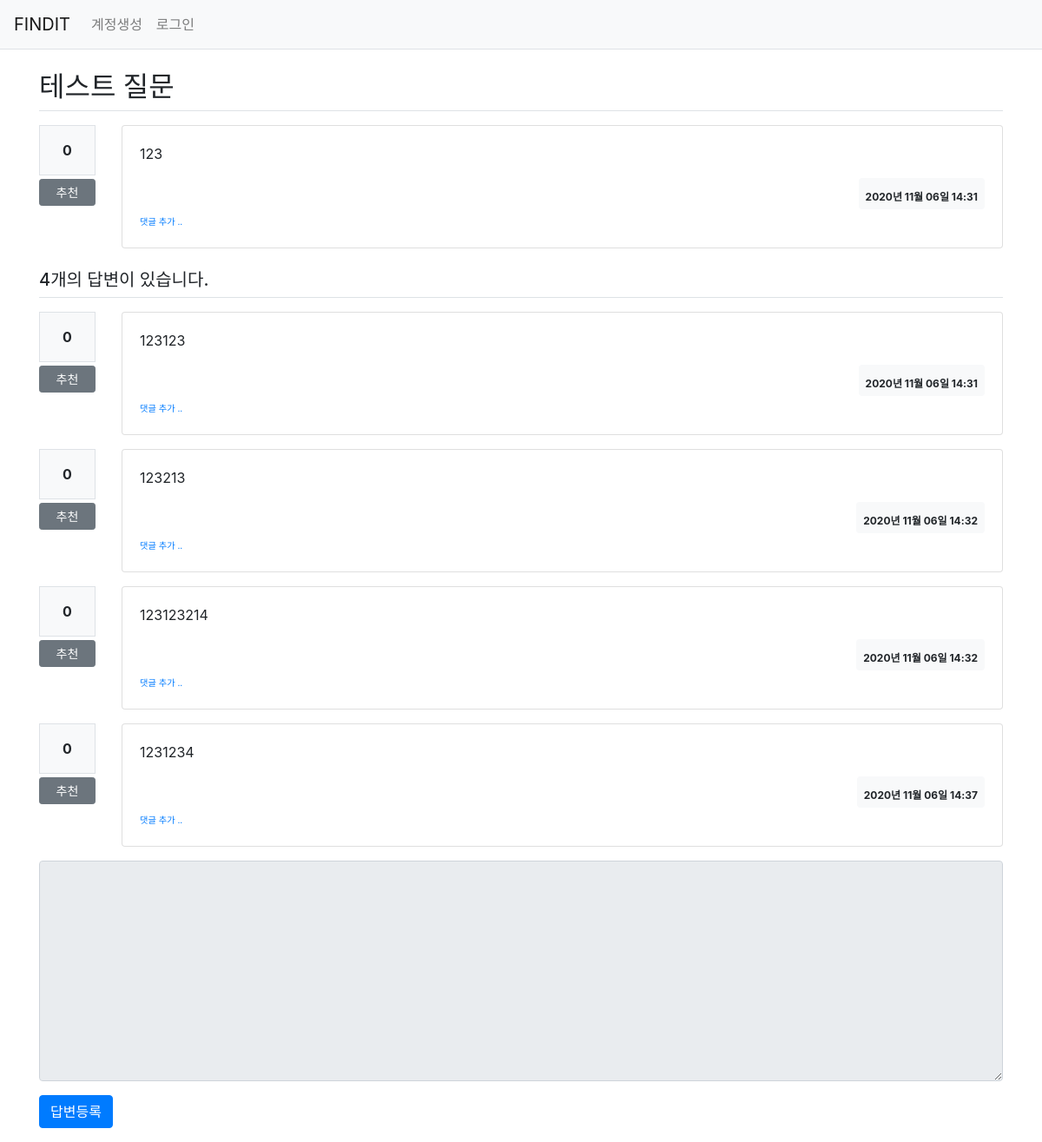
/question/detail/3/, run on the app's committed database.
### pybo/models.py (models this page shows)
class Question(db.Model):
    id = db.Column(db.Integer, primary_key=True)
    subject = db.Column(db.String(200), nullable=False)
    content = db.Column(db.Text(), nullable=False)
    create_date = db.Column(db.DateTime(), nullable=False)
    user_id = db.Column(db.Integer, db.ForeignKey('user.id', ondelete="CASCADE"), nullable=False)
    user = db.relationship('User', backref=db.backref('question_set'))
    modify_date = db.Column(db.DateTime(), nullable=True)
    voter = db.relationship('User', secondary=question_voter, backref=db.backref('question_voter_set'))

class Answer(db.Model):
    id = db.Column(db.Integer, primary_key=True)
    content = db.Column(db.Text(), nullable=False)
    question_id = db.Column(db.Integer, db.ForeignKey('question.id', ondelete='CASCADE'))
    question = db.relationship('Question', backref=db.backref('answer_set'))
    create_date = db.Column(db.DateTime(), nullable=False)
    user_id = db.Column(db.Integer, db.ForeignKey('user.id', ondelete="CASCADE"), nullable=False)
    user = db.relationship('User', backref=db.backref('answer_set'))
    modify_date = db.Column(db.DateTime(), nullable=True)
    voter = db.relationship('User', secondary=answer_voter, backref=db.backref('answer_voter_set'))

### pybo/views/question_views.py (the view)
@bp.route('/detail/<int:question_id>/')
def detail(question_id):
    form = AnswerForm()
    question = Question.query.get_or_404(question_id)
    return render_template('question/question_detail.html', question=question, form=form)

### pybo/forms.py
class AnswerForm(FlaskForm):
    content = TextAreaField('내용', validators=[DataRequired("내용은 필수입력 항목입니다.")])

### pybo/filter.py (called while the page is built)
def format_datetime(value, fmt="%Y년 %m월 %d일 %H:%M"):
    return value.strftime(fmt.encode('unicode-escape').decode()).encode().decode('unicode-escape')

### pybo/views/auth_views.py (called while the page is built)
@bp.before_app_request
def load_logged_in_user():
    user_id = session.get('user_id')
    if user_id is None:
        g.user = None
    else:
        g.user = User.query.get(user_id)

### pybo/templates/question/question_detail.html (shortened to what this page needs)
{% extends 'base.html' %}
{% block content %}
<div class="container my-3">
    <h2 class="border-bottom py-2">{{ question.subject }}</h2>
    <div class="row my-3">
        <div class="col-1">
            <div class="bg-light text-center p-3 border font-weight-bolder mb-1">{{ question.voter|length }}</div>
            <a href="#" data-uri="{{ url_for('vote.question', question_id=question.id) }}"
               class="recommend btn btn-sm btn-secondary btn-block my-1">추천</a>
        </div>
        <div class="col-11">
            <div class="card">
                <div class="card-body">
                    <div class="card-text">{{ question.content|markdown }}</div>
                    <div class="d-flex justify-content-end">
                        <div class="badge badge-light p-2 text-left">
                            <div>{{ question.create_date|datetime }}</div>
                        </div>
                    </div>
                    <div>
                        <a href="{{ url_for('comment.question_create', question_id=question.id) }}"
                           class="small"><small>댓글 추가 ..</small></a>
                    </div>
                </div>
            </div>
        </div>
    </div>
    <h5 class="border-bottom my-3 py-2">{{ question.answer_set|length }}개의 답변이 있습니다.</h5>
    {% for answer in question.answer_set %}
    <div class="row my-3">
        <div class="col-1">
            <div class="bg-light text-center p-3 border font-weight-bolder mb-1">{{ answer.voter|length }}</div>
            <a href="#" data-uri="{{ url_for('vote.answer', answer_id=answer.id) }}"
                class="recommend btn btn-sm btn-secondary btn-block my-1">추천</a>
        </div>
        <div class="col-11">
            <div class="card">
                <div class="card-body">
                    <div class="card-text">{{ answer.content|markdown }}</div>
                    <div class="d-flex justify-content-end">
                        <div class="badge badge-light p-2 text-left">
                            <div>{{ answer.create_date|datetime }}</div>
                        </div>
                    </div>
                    <div>
                        <a href="{{ url_for('comment.answer_create', answer_id=answer.id) }}"
                           class="small"><small>댓글 추가 ..</small></a>
                    </div>
                </div>
            </div>
        </div>
    </div>
    {% endfor %}
    <form action="{{ url_for('answer.create', question_id=question.id) }}" method="post" class="my-3">
        <div class="form-group">
            <textarea {% if not g.user %}disabled{% endif %}
                    name="content" id="content" class="form-control" rows="10"></textarea>
        </div>
        <input type="submit" value="답변등록" class="btn btn-primary">
    </form>
</div>
{% endblock %}

### pybo/templates/base.html (shortened to what this page needs)
<!DOCTYPE html>
<html lang="ko">
<head>
    <link rel="stylesheet" href="{{ url_for('static', filename='style.css') }}">
    <link rel="stylesheet" href="{{ url_for('static', filename='bootstrap.min.css') }}">
</head>
<body>
    {% include 'navbar.html' %}
    {% block content %}
    {% endblock %}
</body>
</html>

### pybo/templates/navbar.html (shortened to what this page needs)
<nav class="navbar navbar-expand-lg navbar-light bg-light border-bottom">
    <a class="navbar-brand" href="{{ url_for('main.index') }}">FINDIT</a>
    <div class="collapse navbar-collapse flex-grow-0" id="navbarNav">
        {% if g.user %}
        <ul class="navbar-nav">
            <li class="nav-item ">
                <a class="nav-link" href="{{ url_for('auth.logout') }}">{{ g.user.userid }}
                <button class="btn btn-secondary btn-sm">(로그아웃)</button></a>
            </li>
        </ul>
        {% else %}
        <ul class="navbar-nav">
            <li class="nav-item ">
                <a class="nav-link" href="{{ url_for('auth.signup') }}">계정생성</a>
            </li>
            <li class="nav-item ">
                <a class="nav-link" href="{{ url_for('auth.login') }}">로그인</a>
            </li>
        </ul>
        {% endif %}
    </div>
</nav>

### data on the page
Question: subject "테스트 질문", content "123", create_date "2020년 11월 06일 14:31"
Answer: voter|length "0", content "123123", create_date "2020년 11월 06일 14:31"
Answer: voter|length "0", content "123213", create_date "2020년 11월 06일 14:32"
Answer: voter|length "0", content "123123214", create_date "2020년 11월 06일 14:32"
Answer: voter|length "0", content "1231234", create_date "2020년 11월 06일 14:37"

### other printed values
{{ question.voter|length }} "0"
{{ question.answer_set|length }} "4"
